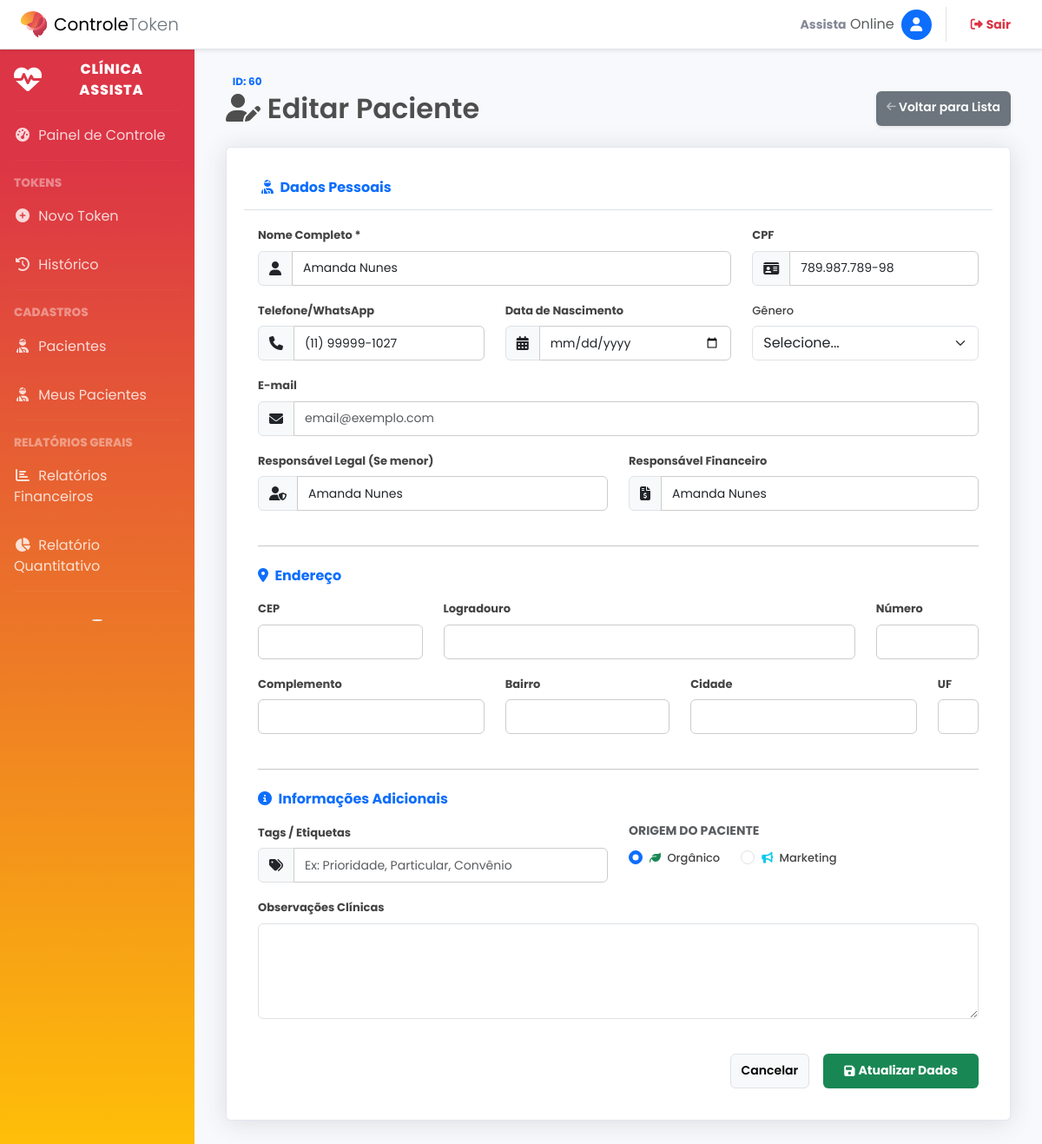
The app's page /pacientes/editar?id=60 (signed in) with its own data.
### tables this page shows
CREATE TABLE `pacientes` (
  `id_paciente` int NOT NULL,
  `nome` varchar(150) NOT NULL,
  `cpf` varchar(20) DEFAULT NULL,
  `telefone` varchar(20) DEFAULT NULL,
  `nome_responsavel` varchar(150) DEFAULT NULL,
  `responsavel_financeiro` varchar(150) DEFAULT NULL,
  `id_prof_referencia` int UNSIGNED DEFAULT NULL,
  `origem` varchar(50) DEFAULT NULL,
  `data_cadastro` datetime DEFAULT CURRENT_TIMESTAMP
);

### app/Controllers/PatientController.php (called while the page is built, shortened)
<?php
class PatientController extends BaseController
{
    public function edit($id = null)
    {
        $pacienteId = $id ?? filter_input(INPUT_GET, 'id', FILTER_SANITIZE_NUMBER_INT);
        $model = new PatientModel();
        $paciente = $model->find($pacienteId);
        $this->view('pages/cadastro_paciente', ['paciente' => $paciente]);
    }
}

### public/index.php (called while the page is built, shortened)
<?php
try {
    $router = new App\Core\Router();
    $router->dispatch();
} catch (Throwable $e) {
    echo "<div style='font-family: sans-serif; padding: 20px; background: #fff0f0; border: 1px solid #ffcccc; margin: 20px; border-radius: 5px;'>";
    echo "<h2 style='color: #cc0000; margin-top: 0;'>Erro na Aplicação</h2>";
    echo "<p><strong>Mensagem:</strong> " . htmlspecialchars($e->getMessage()) . "</p>";
    echo "<p><strong>Local:</strong> " . $e->getFile() . " na linha <strong>" . $e->getLine() . "</strong></p>";
    echo "<hr style='border: 0; border-top: 1px solid #ffcccc;'>";
    echo "<strong>Stack Trace:</strong>";
    echo "<pre style='background: #fff; padding: 10px; border: 1px solid #ddd; overflow: auto; font-size: 13px;'>" . $e->getTraceAsString() . "</pre>";
    echo "</div>";
}

### app/Models/PatientModel.php (called while the page is built, shortened)
<?php
class PatientModel
{
    public function find($id)
    {
        $pdo = Connection::getInstance();
        $stmt = $pdo->prepare("SELECT * FROM pacientes WHERE id_paciente = :id");
        $stmt->bindValue(':id', $id);
        $stmt->execute();
        return $stmt->fetch(PDO::FETCH_ASSOC);
    }
}

### app/Views/pages/cadastro_paciente.phtml (the view, shortened to what this page needs)
<?php
$isEdit = isset($paciente) && !empty($paciente);
$titulo = $isEdit ? 'Editar Paciente' : 'Novo Paciente';
$action = $isEdit ? URL_BASE . '/pacientes/update' : URL_BASE . '/pacientes/salvar';
?>
<div class="container-fluid">
    <?php if ($isEdit): ?>
        <span class="badge bg-light text-primary">ID: <?= $paciente['id_paciente'] ?></span>
    <?php endif; ?>
    <div class="d-sm-flex align-items-center justify-content-between mb-4">
        <h2 class="mb-0"><i class="fas fa-user-edit"></i> <?= $titulo ?></h2>
        <a href="<?= defined('URL_BASE') ? URL_BASE : '' ?>/pacientes" class="d-none d-sm-inline-block btn btn-sm btn-secondary shadow-sm">
            <i class="fas fa-arrow-left fa-sm text-white-50"></i> Voltar para Lista
        </a>
    </div>
    <div class="card shadow mb-4">
        <div class="card-header py-3 bg-white border-bottom">
            <h6 class="m-0 fw-bold text-primary"><i class="fas fa-user-injured me-1"></i> Dados Pessoais</h6>
        </div>
        <div class="card-body">
            <form action="<?= $action ?>" method="POST">
                <div class="row">
                    <div class="col-md-8 mb-3">
                        <label for="nome" class="form-label fw-bold">Nome Completo *</label>
                        <div class="input-group">
                            <span class="input-group-text"><i class="fas fa-user"></i></span>
                            <input type="text" class="form-control" id="nome" name="nome" required
                                value="<?= $isEdit ? $paciente['nome'] : '' ?>" placeholder="Digite o nome completo">
                        </div>
                    </div>
                    <div class="col-md-4 mb-3">
                        <label for="cpf" class="form-label fw-bold">CPF</label>
                        <div class="input-group">
                            <span class="input-group-text"><i class="fas fa-id-card"></i></span>
                            <input type="text" class="form-control" id="cpf" name="cpf"
                                value="<?= $isEdit ? $paciente['cpf'] : '' ?>" placeholder="000.000.000-00">
                        </div>
                    </div>
                </div>
                <div class="row">
                    <div class="col-md-4 mb-3">
                        <label for="telefone" class="form-label fw-bold">Telefone/WhatsApp</label>
                        <div class="input-group">
                            <span class="input-group-text"><i class="fas fa-phone"></i></span>
                            <input type="text" class="form-control" id="telefone" name="telefone"
                                value="<?= $isEdit ? $paciente['telefone'] : '' ?>" placeholder="(00) 00000-0000">
                        </div>
                    </div>
                    <div class="col-md-4 mb-3">
                        <label for="datanascimento" class="form-label fw-bold">Data de Nascimento</label>
                        <div class="input-group">
                            <span class="input-group-text"><i class="fas fa-calendar-alt"></i></span>
                            <input type="date" class="form-control" id="data_nascimento" name="data_nascimento"
                                value="<?= $isEdit ? $paciente['data_nascimento'] : '' ?>">
                        </div>
                    </div>
                    <div class="col-md-4 mb-3">
                        <label for="genero" class="form-label">Gênero</label>
                        <select class="form-select" id="genero" name="genero">
                            <option value="">Selecione...</option>
                        </select>
                    </div>
                </div>
                <div class="row">
                    <div class="col-md-12 mb-3">
                        <label for="email" class="form-label fw-bold">E-mail</label>
                        <div class="input-group">
                            <span class="input-group-text"><i class="fas fa-envelope"></i></span>
                            <input type="email" class="form-control" id="email" name="email"
                                value="<?= $isEdit ? $paciente['email'] : '' ?>" placeholder="email@exemplo.com">
                        </div>
                    </div>
                </div>
                <div class="row">
                    <div class="col-md-6 mb-3">
                        <label for="responsavel" class="form-label fw-bold">Responsável Legal (Se menor)</label>
                        <div class="input-group">
                            <span class="input-group-text"><i class="fas fa-user-shield"></i></span>
                            <input type="text" class="form-control" id="nome_responsavel" name="nome_responsavel"
                                value="<?= $isEdit ? $paciente['nome_responsavel'] : '' ?>" placeholder="Nome do Pai/Mãe/Responsável">
                        </div>
                    </div>
                    <div class="col-md-6 mb-3">
                        <label for="responsavel_financeiro" class="form-label fw-bold">Responsável Financeiro</label>
                        <div class="input-group">
                            <span class="input-group-text"><i class="fas fa-file-invoice-dollar"></i></span>
                            <input type="text" class="form-control" id="responsavel_financeiro" name="responsavel_financeiro"
                                value="<?= $isEdit ? $paciente['responsavel_financeiro'] : '' ?>" placeholder="Quem paga o tratamento?">
                        </div>
                    </div>
                </div>
                <hr class="my-4">
                <h6 class="fw-bold text-primary mb-3"><i class="fas fa-map-marker-alt me-1"></i> Endereço</h6>
                <div class="row">
                    <div class="col-md-3 mb-3">
                        <label for="cep" class="form-label fw-bold">CEP</label>
                        <input type="text" class="form-control" id="cep" name="cep"
                            value="<?= $isEdit ? $paciente['cep'] : '' ?>" onblur="buscarCep(this.value)">
                    </div>
                    <div class="col-md-7 mb-3">
                        <label for="logradouro" class="form-label fw-bold">Logradouro</label>
                        <input type="text" class="form-control" id="logradouro" name="logradouro"
                            value="<?= $isEdit ? $paciente['logradouro'] : '' ?>">
                    </div>
                    <div class="col-md-2 mb-3">
                        <label for="numero" class="form-label fw-bold">Número</label>
                        <input type="text" class="form-control" id="numero" name="numero"
                            value="<?= $isEdit ? $paciente['numero'] : '' ?>">
                    </div>
                </div>
                <div class="row">
                    <div class="col-md-4 mb-3">
                        <label for="complemento" class="form-label fw-bold">Complemento</label>
                        <input type="text" class="form-control" id="complemento" name="complemento"
                            value="<?= $isEdit ? $paciente['complemento'] : '' ?>">
                    </div>
                    <div class="col-md-3 mb-3">
                        <label for="bairro" class="form-label fw-bold">Bairro</label>
                        <input type="text" class="form-control" id="bairro" name="bairro"
                            value="<?= $isEdit ? $paciente['bairro'] : '' ?>">
                    </div>
                    <div class="col-md-4 mb-3">
                        <label for="cidade" class="form-label fw-bold">Cidade</label>
                        <input type="text" class="form-control" id="cidade" name="cidade"
                            value="<?= $isEdit ? $paciente['cidade'] : '' ?>">
                    </div>
                    <div class="col-md-1 mb-3">
                        <label for="estado" class="form-label fw-bold">UF</label>
                        <input type="text" class="form-control" id="estado" name="estado"
                            value="<?= $isEdit ? $paciente['estado'] : '' ?>">
                    </div>
                </div>
                <hr class="my-4">
                <h6 class="fw-bold text-primary mb-3"><i class="fas fa-info-circle me-1"></i> Informações Adicionais</h6>
                <div class="row">
                    <div class="col-md-6 mb-3">
                        <label for="tags" class="form-label fw-bold">Tags / Etiquetas</label>
                        <div class="input-group">
                            <span class="input-group-text"><i class="fas fa-tags"></i></span>
                            <input type="text" class="form-control" id="tags" name="tags"
                                value="<?= $isEdit ? $paciente['tags'] : '' ?>" placeholder="Ex: Prioridade, Particular, Convênio">
                        </div>
                    </div>
                    <div class="col-md-6">
                        <label class="form-label d-block fw-bold text-muted small text-uppercase">Origem do Paciente</label>
                        <div class="d-flex align-items-center mt-2">
                            <div class="form-check form-check-inline me-4">
                                <input class="form-check-input" type="radio" name="origem" value="Organico" id="origem_organico"
                                    <?= ($isEdit && isset($paciente['origem']) && $paciente['origem'] == 'Organico') ? 'checked' : '' ?>>
                                <label class="form-check-label" for="origem_organico">
                                    <i class="fas fa-leaf text-success me-1"></i> Orgânico
                                </label>
                            </div>
                            <div class="form-check form-check-inline">
                                <input class="form-check-input" type="radio" name="origem" value="Marketing" id="origem_marketing"
                                    <?= ($isEdit && isset($paciente['origem']) && $paciente['origem'] == 'Marketing') ? 'checked' : '' ?>>
                                <label class="form-check-label" for="origem_marketing">
                                    <i class="fas fa-bullhorn text-info me-1"></i> Marketing
                                </label>
                            </div>
                        </div>
                    </div>
                </div>
                <div class="row">
                    <div class="col-md-12 mb-3">
                        <label for="observacoes" class="form-label fw-bold">Observações Clínicas</label>
                        <textarea class="form-control" id="observacoes" name="observacoes" rows="4"><?= $isEdit ? $paciente['observacoes'] : '' ?></textarea>
                    </div>
                </div>
                <div class="d-flex justify-content-end gap-2 mt-4">
                    <a href="<?= defined('URL_BASE') ? URL_BASE : '' ?>/pacientes" class="btn btn-light border me-2">Cancelar</a>
                    <button type="submit" class="btn btn-success px-4 fw-bold">
                        <i class="fas fa-save me-1"></i> <?= $isEdit ? 'Atualizar Dados' : 'Salvar Paciente' ?>
                    </button>
                </div>
            </form>
        </div>
    </div>
</div>

### public/css/admin.css (style rules this page uses)
body { font-family: "Segoe UI", Tahoma, Geneva, Verdana, sans-serif; margin: 0; padding: 0; background-color: #f5f6fa; color: #333; }
.card { background: #fff; border-radius: 8px; border: 1px solid #e0e0e0; padding: 20px; margin-bottom: 20px; box-shadow: 0 2px 5px rgba(0, 0, 0, 0.05); }
label { font-weight: 500; font-size: 13px; color: #444; margin-bottom: 4px; }
input[type="text"], input[type="email"], input[type="tel"], input[type="date"], input[type="time"], input[type="number"], select, .btn { height: 40px; padding: 8px 12px; border: 1px solid #ccc; border-radius: 6px; font-size: 14px; box-sizing: border-box; outline: none; }
.btn { cursor: pointer; font-weight: 600; border: none; transition: background 0.2s; display: flex; align-items: center; justify-content: center; }

### public/css/sidebar.css (style rules this page uses)
:root { --primary: #4e73df; --secondary: #858796; --success: #1cc88a; --info: #36b9cc; --warning: #f6c23e; --danger: #e74a3b; --light: #f8f9fc; --dark: #5a5c69; }
body { margin: 0; font-family: "Nunito", -apple-system, BlinkMacSystemFont, "Segoe UI", Roboto, "Helvetica Neue", Arial, sans-serif, "Apple Color Emoji", "Segoe UI Emoji", "Segoe UI Symbol", "Noto Color Emoji"; font-size: 1rem; font-weight: 400; line-height: 1.5; color: #858796; text-align: left; background-color: #fff; }
.card { position: relative; display: flex; flex-direction: column; min-width: 0; word-wrap: break-word; background-color: #fff; background-clip: border-box; border: 1px solid #e3e6f0; border-radius: 0.35rem; }
.card-header { padding: 0.75rem 1.25rem; margin-bottom: 0; background-color: #f8f9fc; border-bottom: 1px solid #e3e6f0; }
.shadow { box-shadow: 0 0.15rem 1.75rem 0 rgba(58, 59, 69, 0.15) !important; }

### public/css/style.css (style rules this page uses)
:root { --primary-color: #4e73df; --secondary-color: #858796; --success-color: #1cc88a; --info-color: #36b9cc; --warning-color: #f6c23e; --danger-color: #e74a3b; --dark-sidebar: #2c3e50; --light-bg: #f8f9fc; --font-main: "Poppins", sans-serif; }
body { font-family: var(--font-main); background-color: var(--light-bg); color: #5a5c69; overflow-x: hidden; }
h1, h2, h3, h4, h5, h6 { font-weight: 600; color: #4e4e4e; }

### records on screen
pacientes: id_paciente "60", nome "Amanda Nunes", cpf "789.987.789-98", telefone "(11) 99999-1027", nome_responsavel "Amanda Nunes", responsavel_financeiro "Amanda Nunes", origem "☑ Orgânico", origem "☐ Marketing"

### other values on screen
$primeiroNome "Assista"
$titulo "Editar Paciente"
